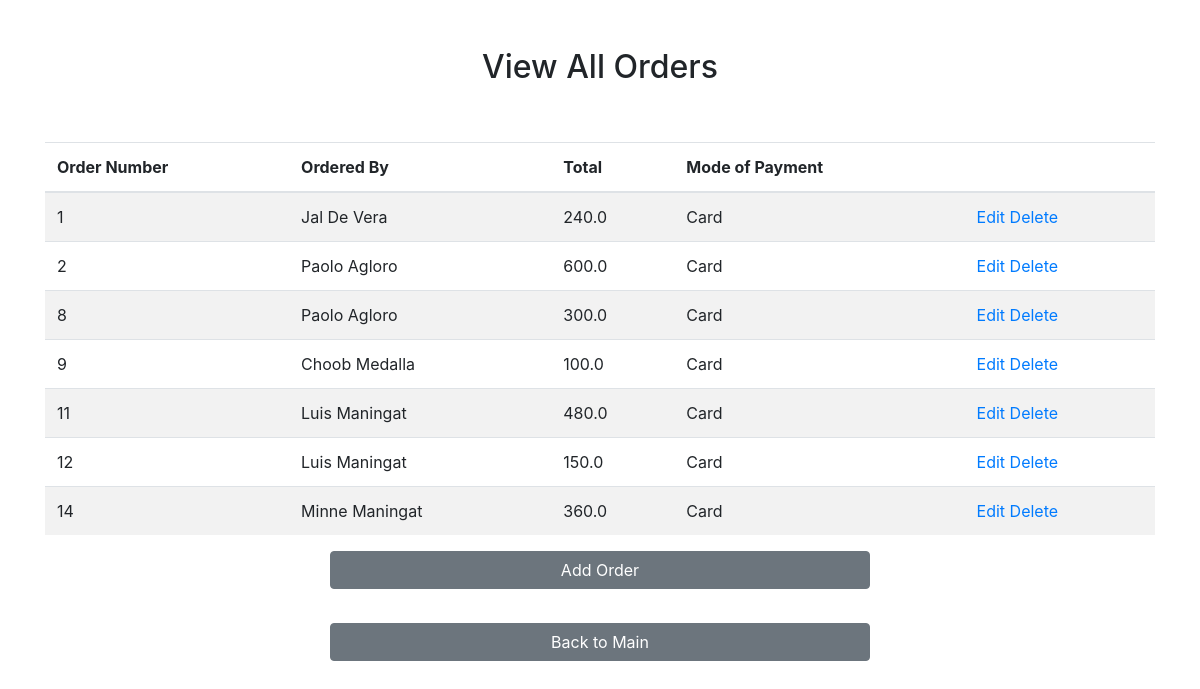
The app's page /grabgrub/vieworders.html/ with its own data.
### Kiosk/models.py (models this page shows, shortened)
class OrderLine(models.Model):
    ORD = models.ForeignKey(Order, on_delete = models.CASCADE)
    food = models.ForeignKey(Food, on_delete = models.CASCADE)
    quantity = models.FloatField()
    objects = models.Manager()
    def solver(self):
        total = self.quantity * self.food.price
        return total

class Order(models.Model):
    ordered_at = models.DateTimeField(auto_now_add=True,blank = True, null = True)
    mode_payment = models.CharField(max_length=300)
    cust_order = models.ForeignKey(Customer, on_delete = models.CASCADE)
    objects = models.Manager()

class Customer(models.Model):
    name = models.CharField(max_length=300)
    address = models.CharField(max_length=300)
    city = models.CharField(max_length=300)
    objects = models.Manager()

class Food(models.Model):
    name = models.CharField(max_length=300)
    description = models.CharField(max_length=300)
    price = models.FloatField()
    created_at = models.DateTimeField(blank = True, null = True)
    objects = models.Manager()

### Kiosk/views.py (the view)
# urls.py: path('grabgrub/vieworders.html/',views.vieworders,name='vieworders'),
def vieworders(request):
    orderline_objects=OrderLine.objects.all()
    return render(request,'Kiosk/ORDER/order_list.html',{'orderline_objects':orderline_objects,})

### Kiosk/templates/Kiosk/ORDER/order_list.html (shortened to what this page needs)
{% extends 'Kiosk/home.html' %}
{% load static %}
    {% block content %}
    <br>
    <br>
    <h2 class="text-center">View All Orders</h2>
    <br>
    <br>
    <div class="container">
        <div class="row">
            <div class="col-12">
                <table class="table table-striped">
                    <thead>
                        <th scope="col"> Order Number </th>
                        <th scope="col"> Ordered By </th>
                        <th scope="col"> Total </th>
                        <th scope="col"> Mode of Payment </th>
                        <th>     </th>
                    </thead>
                    <tbody>
                        {% for o in orderline_objects %}
                        <tr>
                            <td> {{ o.pk }} </td>
                            <td> {{ o.ORD.cust_order.name }} </td>
                            <td> {{ o.solver }} </td>
                            <td> {{ o.ORD.mode_payment }}</td>
                            <td>
                                <a href="{% url 'editordersform' pk=o.pk %}"> Edit </a>
                                <a href="{% url 'deleteorder' pk=o.pk %}"> Delete </a>
                            </td>
                        {% endfor %}
                    </tbody>
                </table>
            </div>
    <div class='container'>
        <div class='row'>
            <div class="col-lg-6 offset-lg-3">
                <a href="{% url 'orderform' %}"><button id="singlebutton" name="singlebutton" class="btn btn-secondary btn-md btn-block">Add Order</button></a>
            </div>
        </div>
    </div>
    <br>
    <br>
    <br>
    <div class='container'>
        <div class='row'>
            <div class="col-lg-6 offset-lg-3">
                <a href="{% url 'homepage' %}"><button id="singlebutton" name="singlebutton" class="btn btn-secondary btn-md btn-block">Back to Main</button></a>
            </div>
        </div>
    </div>
    {% endblock %}

### Kiosk/templates/Kiosk/home.html (shortened to what this page needs)
<!doctype html>
<html lang="en">
  <head>
    <link rel="stylesheet" href="https://stackpath.bootstrapcdn.com/bootstrap/4.4.1/css/bootstrap.min.css">
  </head>
  <body>
    {% block content %}{% endblock %}
  </body>
</html>

### records on screen
OrderLine: pk "1", ORD.cust_order.name "Jal De Vera", solver "240.0", ORD.mode_payment "Card"
OrderLine: pk "2", ORD.cust_order.name "Paolo Agloro", solver "600.0", ORD.mode_payment "Card"
OrderLine: pk "8", ORD.cust_order.name "Paolo Agloro", solver "300.0", ORD.mode_payment "Card"
OrderLine: pk "9", ORD.cust_order.name "Choob Medalla", solver "100.0", ORD.mode_payment "Card"
OrderLine: pk "11", ORD.cust_order.name "Luis Maningat", solver "480.0", ORD.mode_payment "Card"
OrderLine: pk "12", ORD.cust_order.name "Luis Maningat", solver "150.0", ORD.mode_payment "Card"
OrderLine: pk "14", ORD.cust_order.name "Minne Maningat", solver "360.0", ORD.mode_payment "Card"
